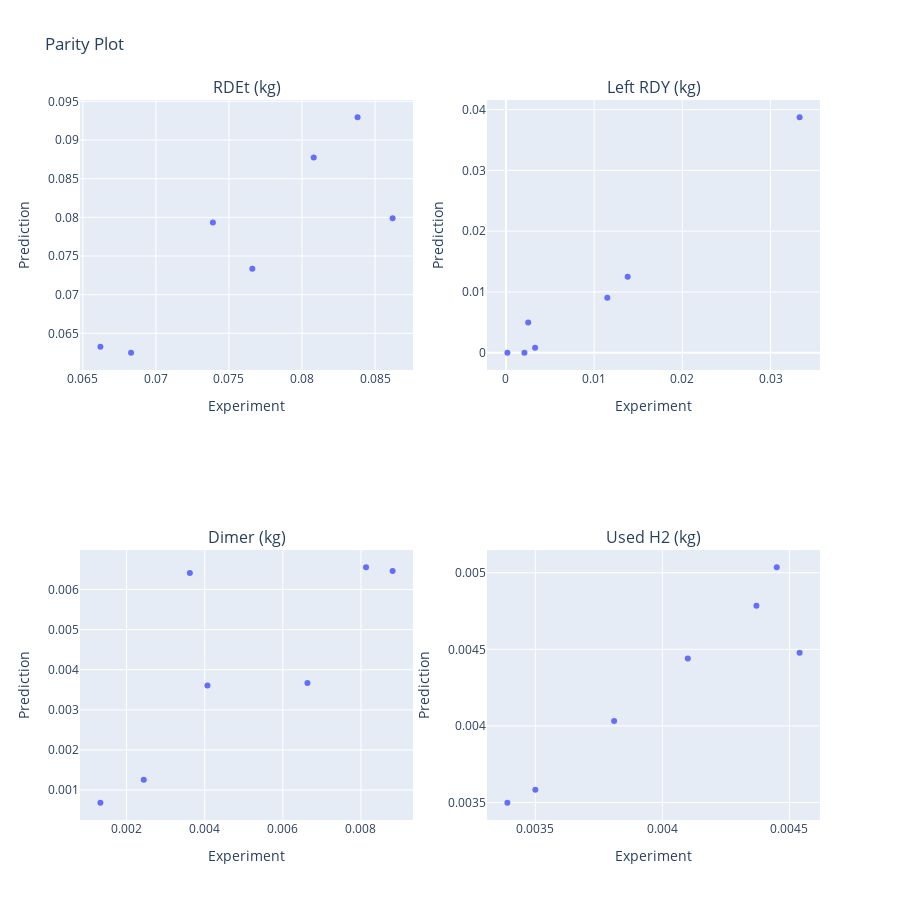

The notebook cell saved with this chart:
### Code cell
# Parity plot after model calibratioin
cal_reaction_params = [(k, v) for k, v in cal_params if k in [p[0] for p in hydrogenation.reaction_params()]]
cal_transport_params = [(k, v) for k, v in cal_params if k in [p[0] for p in hydrogenation.transport_params()]]
hydrogenation.plot_simulation_parity(exp_dataset, reaction_params = cal_reaction_params, transport_params = cal_transport_params)

### Figure 1 — Plotly figure (JSON) as saved in the notebook; plotly's stock layout.template omitted (floating-point values rounded to 4 significant figures)
{"data": [{"hovertemplate": "Experiment=%{x}<br>Prediction=%{y}<extra></extra>", "legendgroup": "", "marker": {"color": "#636efa", "symbol": "circle"}, "mode": "markers", "name": "", "orientation": "v", "showlegend": false, "type": "scatter", "x": [0.0662, 0.0838, 0.0862, 0.0739, 0.0766, 0.0808, 0.0683], "xaxis": "x", "y": [0.06325, 0.09295, 0.07987, 0.07935, 0.07335, 0.08774, 0.06249], "yaxis": "y"}, {"hovertemplate": "Experiment=%{x}<br>Prediction=%{y}<extra></extra>", "legendgroup": "", "marker": {"color": "#636efa", "symbol": "circle"}, "mode": "markers", "name": "", "orientation": "v", "showlegend": false, "type": "scatter", "x": [0.0333, 0.01149, 0.00252, 0.00209, 0.0138, 0.0033, 0.00016], "xaxis": "x2", "y": [0.03874, 0.009047, 0.004995, 1e-06, 0.01252, 0.0008176, 1e-06], "yaxis": "y2"}, {"hovertemplate": "Experiment=%{x}<br>Prediction=%{y}<extra></extra>", "legendgroup": "", "marker": {"color": "#636efa", "symbol": "circle"}, "mode": "markers", "name": "", "orientation": "v", "showlegend": false, "type": "scatter", "x": [0.00244, 0.00663, 0.00362, 0.00813, 0.00133, 0.00407, 0.00881], "xaxis": "x3", "y": [0.001258, 0.003669, 0.006408, 0.006554, 0.0006837, 0.003605, 0.00646], "yaxis": "y3"}, {"hovertemplate": "Experiment=%{x}<br>Prediction=%{y}<extra></extra>", "legendgroup": "", "marker": {"color": "#636efa", "symbol": "circle"}, "mode": "markers", "name": "", "orientation": "v", "showlegend": false, "type": "scatter", "x": [0.00339, 0.00445, 0.00454, 0.0041, 0.00381, 0.00437, 0.0035], "xaxis": "x4", "y": [0.003498, 0.005036, 0.004477, 0.00444, 0.004033, 0.004785, 0.003582], "yaxis": "y4"}], "layout": {"annotations": [{"font": {"size": 16}, "showarrow": false, "text": "RDEt (kg)", "x": 0.225, "xanchor": "center", "xref": "paper", "y": 1, "yanchor": "bottom", "yref": "paper"}, {"font": {"size": 16}, "showarrow": false, "text": "Left RDY (kg)", "x": 0.775, "xanchor": "center", "xref": "paper", "y": 1, "yanchor": "bottom", "yref": "paper"}, {"font": {"size": 16}, "showarrow": false, "text": "Dimer (kg)", "x": 0.225, "xanchor": "center", "xref": "paper", "y": 0.375, "yanchor": "bottom", "yref": "paper"}, {"font": {"size": 16}, "showarrow": false, "text": "Used H2 (kg)", "x": 0.775, "xanchor": "center", "xref": "paper", "y": 0.375, "yanchor": "bottom", "yref": "paper"}], "height": 900, "title": {"text": "Parity Plot"}, "width": 900, "xaxis": {"anchor": "y", "domain": [0, 0.45], "title": {"text": "Experiment"}}, "xaxis2": {"anchor": "y2", "domain": [0.55, 1], "title": {"text": "Experiment"}}, "xaxis3": {"anchor": "y3", "domain": [0, 0.45], "title": {"text": "Experiment"}}, "xaxis4": {"anchor": "y4", "domain": [0.55, 1], "title": {"text": "Experiment"}}, "yaxis": {"anchor": "x", "domain": [0.625, 1], "title": {"text": "Prediction"}}, "yaxis2": {"anchor": "x2", "domain": [0.625, 1], "title": {"text": "Prediction"}}, "yaxis3": {"anchor": "x3", "domain": [0, 0.375], "title": {"text": "Prediction"}}, "yaxis4": {"anchor": "x4", "domain": [0, 0.375], "title": {"text": "Prediction"}}}}
